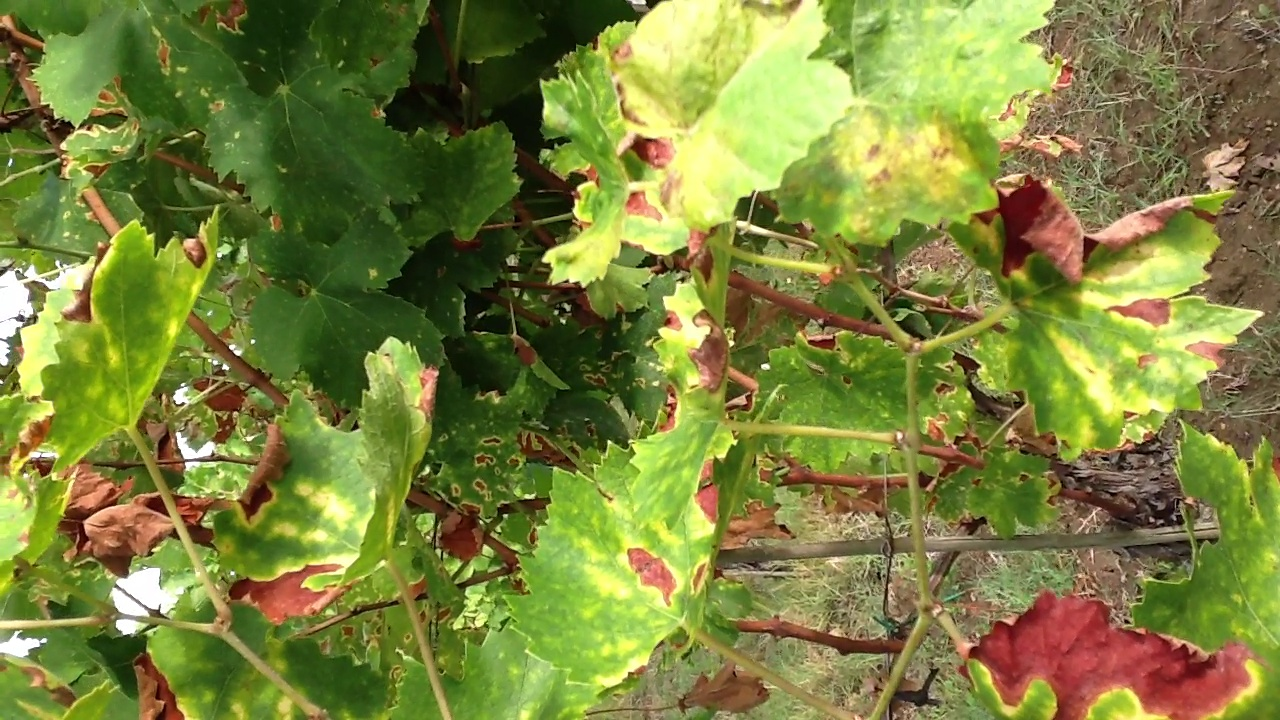
#> input picture pictures/esca_000_cam1.jpg, 1280 x 720 px, given in place of healthy_033_cam3.jpg, which was not available
$ python labelling_tool.py
#> lines starting #> are read from the running program, lines starting #| are printed output that depends on the picture; pictures that were not available may be replaced by others from this repository, and a replacement may not be noted
import os
import matplotlib.pyplot as plt
import numpy as np
import cv2
import pandas as pd
import random
from PIL import Image

base_folder_path = ['ESCA_dataset']

ESCA_dataset = {
    'esca': {
        'folder': os.path.join(*(base_folder_path + ['esca'])),
        'esca_foliage_over_healthy_bg': os.path.join(*(base_folder_path + ['esca', 'esca_foliage_over_healthy_bg'])),
        'masks': os.path.join(*(base_folder_path + ['esca', 'masks'])),
        'pictures': os.path.join(*(base_folder_path + ['esca', 'pictures'])),
        'SamAutomaticMaskGenerator_masks': os.path.join(*(base_folder_path + ['esca', 'SamAutomaticMaskGenerator_masks']))
    },
    'healthy': {
        'folder': os.path.join(*(base_folder_path + ['healthy'])),
        'healthy_foliage_over_esca_bg': os.path.join(*(base_folder_path + ['esca', 'healthy_foliage_over_esca_bg'])),
        'masks': os.path.join(*(base_folder_path + ['healthy', 'masks'])),
        'pictures': os.path.join(*(base_folder_path + ['healthy', 'pictures'])),
        'SamAutomaticMaskGenerator_masks': os.path.join(*(base_folder_path + ['healthy', 'SamAutomaticMaskGenerator_masks']))
    }
}

def strip_extension(filename):
#> called with filename = 'healthy_033_cam3.jpg'
    possible_suffixes = [".ome.tiff", ".jpg", ".JPG", ".png"]
    for suffix in possible_suffixes:
        if filename.endswith(suffix):
            result = filename[:-len(suffix)]
            return result
    return filename

def path2name(p_name_full):
    path = os.path.normpath(p_name_full)
    parts = path.split(os.sep)
    p_name = parts[-1]
    return p_name
def draw_superposition(img_filename, msk_filename, save_pics=False):
#> called with save_pics = True
    img = plt.imread(img_filename).astype(np.uint8)
#> img is the input picture: shape (720, 1280, 3); mean R, G, B 122.7, 130.3, 60.4
    rgba = cv2.cvtColor(img, cv2.COLOR_RGB2RGBA)
    max_opacity = 255
    # ".ome.tiff" masks have 255 inside background pixels and 0 inside foliage pixels
    # ".png" masks instead have 1 inside foliage pixels and 0 inside background pixels
    msk = plt.imread(msk_filename).astype(np.uint8)
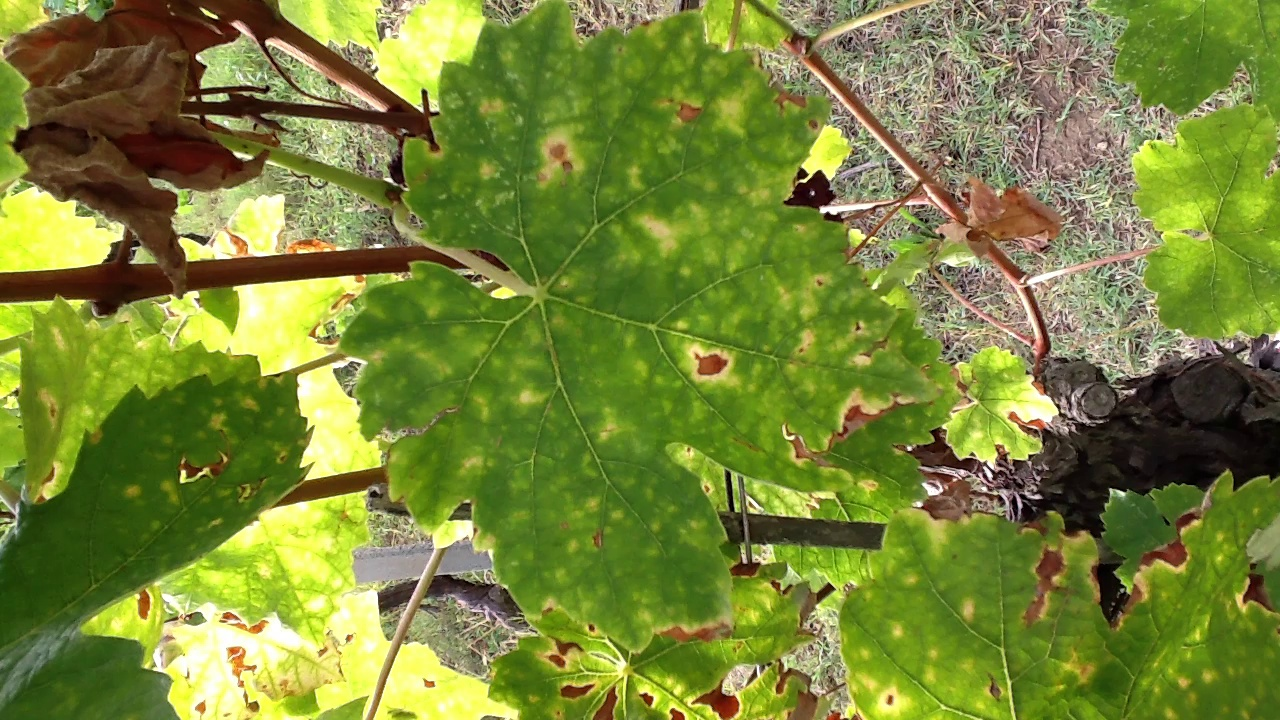
#> input picture pictures/esca_001_cam1.jpg, 1280 x 720 px, given in place of healthy_033_cam3_finalprediction.ome.tiff, which was not available
#> msk is the input picture: shape (720, 1280, 3); mean R, G, B 120.2, 133.9, 55.8
    if msk_filename.endswith(".ome.tiff"):
        msk = (msk/255).astype(np.uint8)
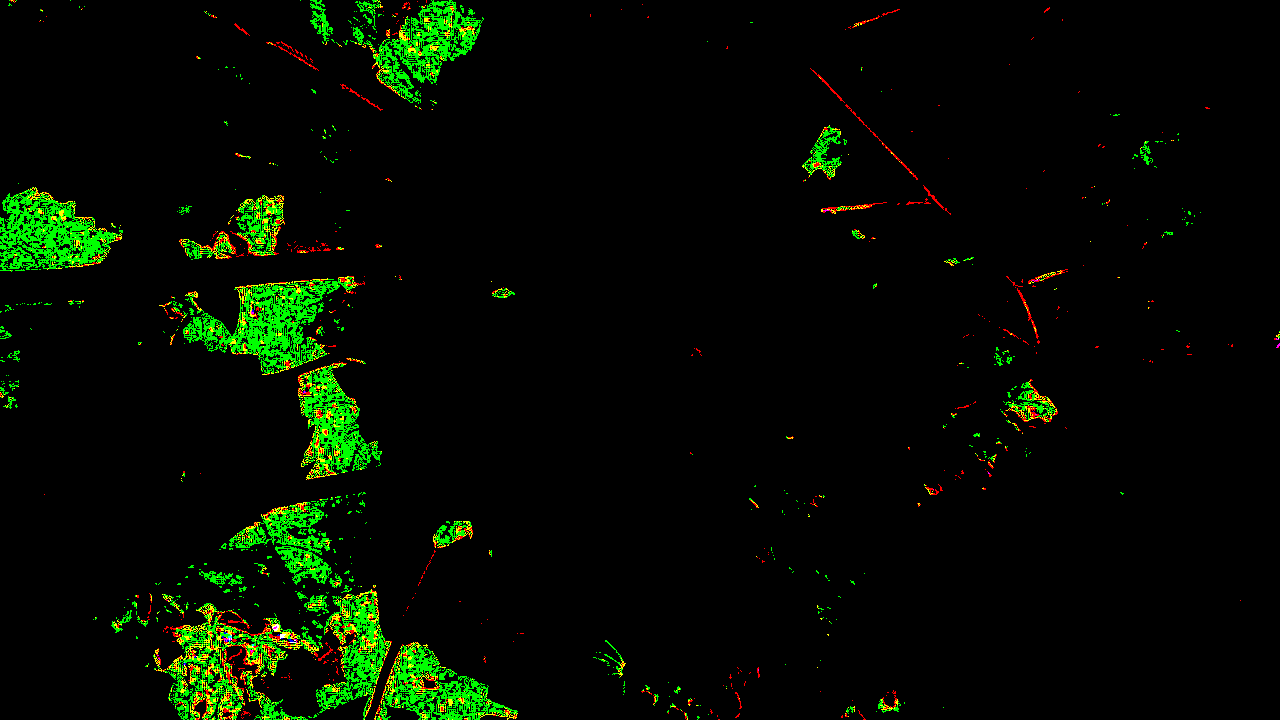
#> msk: shape (720, 1280, 3); mean R, G, B 0.0149, 0.0454, 0.000245; drawn with 1 as white
        msk = 1-msk
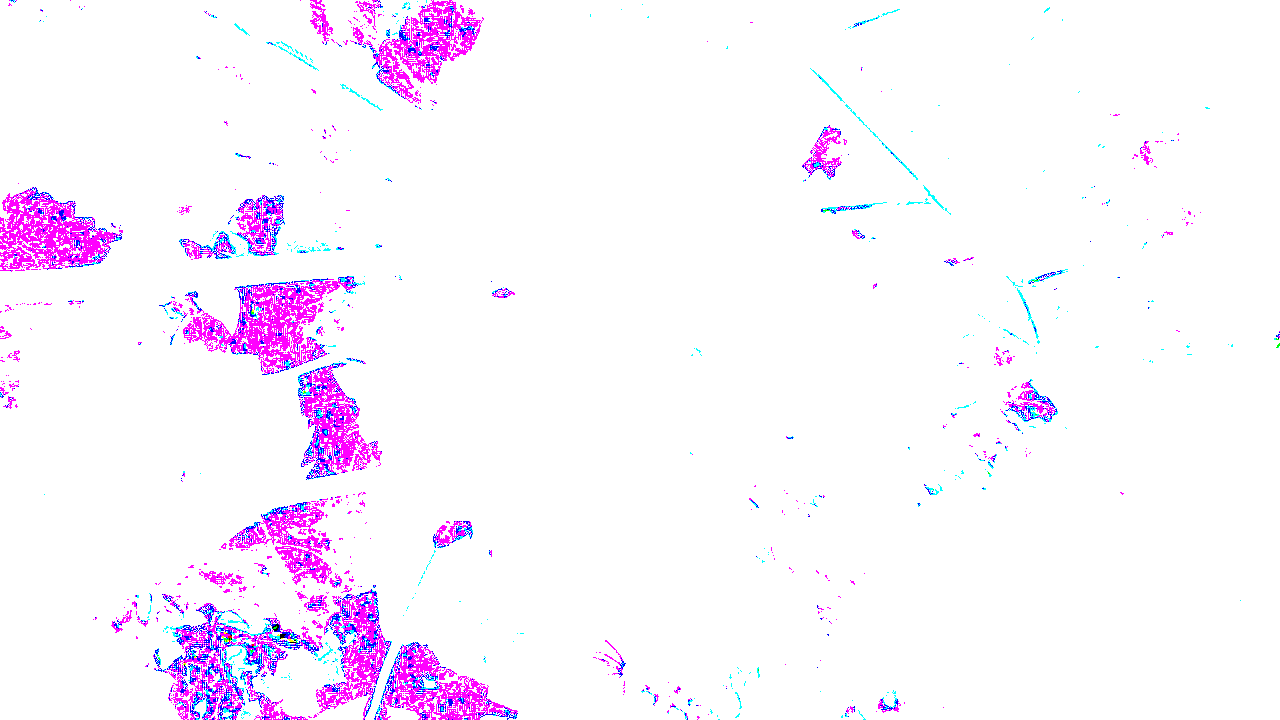
#> msk: shape (720, 1280, 3); mean R, G, B 0.985, 0.955, 1; drawn with 1 as white
    if msk_filename.endswith(".png"):
        pass #nothing to do
#> (the run stopped early here; a loop or call above may not have finished)
